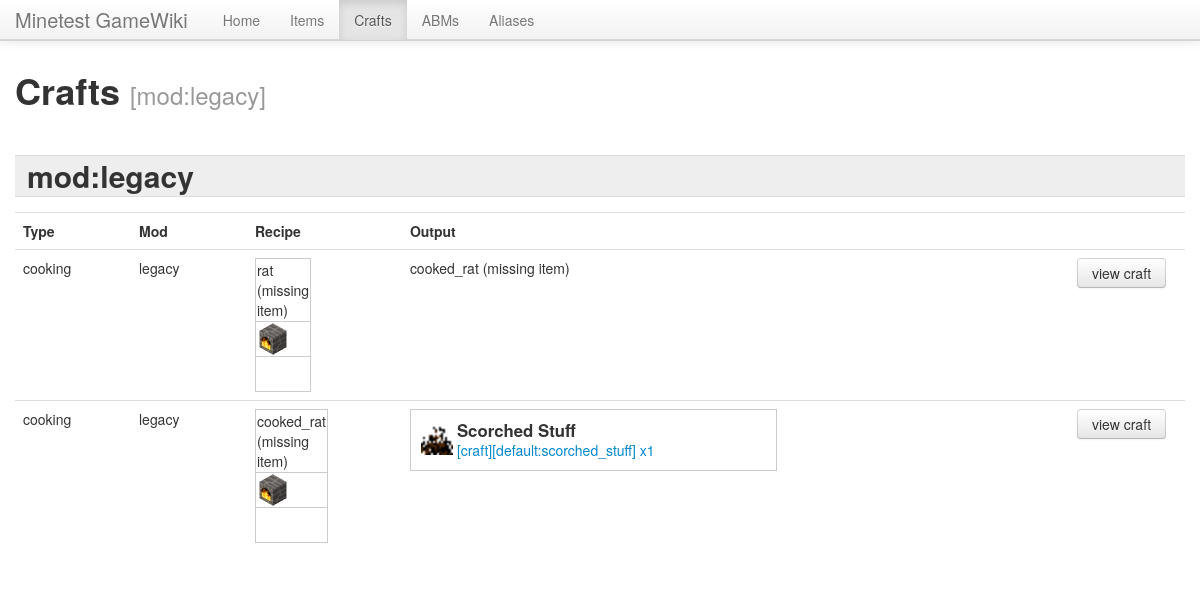
Page /crafts.php?mod=legacy on the committed database.
### tables this page shows
CREATE TABLE "craft" ("id" INTEGER PRIMARY KEY, "mod" TEXT, "data" TEXT, "type" TEXT, "output" TEXT, "quantity" INTEGER);

CREATE TABLE "item" ("id" INTEGER PRIMARY KEY, "mod" TEXT, "data" TEXT, "type" TEXT, "name" TEXT, "description" TEXT, "image" TEXT);

### crafts.php (the view, shortened to what this page needs)
<?php require('globals.php'); ?>
<!DOCTYPE html>
<html lang="en">
<head>
    <?php echo head_tags(); ?>
</head>
<body>
<?php echo menu(); ?>
<div class="container">
    <?php
    $filters = $filter_sql = $filter_join = '';
    if (isset($_GET['mod'])) {
        $filters .= '[mod:' . $_GET['mod'] . ']';
        $filter_sql .= 'AND mod="' . SQLite3::escapeString($_GET['mod']) . '" ';
    }
	?>
    <h1>Crafts
		<small><?php echo $filters; ?></small>
	</h1>
    <?php
    $mods = get_mods();
    foreach ($mods as $mod) {
        $output_mod = false;
        echo '<h2>mod:' . ($mod ? $mod : 'no-mod') . '</h2>';
        $q = $GLOBALS['db']->query('SELECT id, mod, type, data, output, quantity FROM "craft" ' . $filter_join . ' WHERE mod="' . $mod . '" ' . $filter_sql . ' ORDER BY output');
        echo '<table class="table">';
        echo '<tr>';
        echo '<th width="100">Type</th>';
        echo '<th width="100">Mod</th>';
        echo '<th>Recipe</th>';
        echo '<th>Output</th>';
        echo '<th width="100">&nbsp;</th>';
        echo '</tr>';
        while ($row = $q->fetchArray()) {
			$output_mod = true;
			$data = json_decode($row['data']);
            echo '<tr>';
            echo '<td>' . $row['type'] . '</td>';
            echo '<td>' . $row['mod'] . '</td>';
            echo '<td>' . (isset($data->options->recipe) ? craft_recipe($data->options->recipe, $row['type'], true) : $row['type']) . '</td>';
            echo '<td>' . ($row['output'] ? item($row['output'], $row['quantity']) : 'no output') . '</td>';
            echo '<td><a href="craft.php?id=' . $row['id'] . '" class="btn">view craft</a></td>';
            echo '</tr>';
        }
        echo '</table>';
        $contents = ob_get_clean();
        if ($output_mod) echo $contents;
    }
    ?>
</div>
<div id="footer"></div>
</body>
</html>

### globals.php (shortened to what this page needs)
<?php
function item_image($item, $options = array())
{
    $file = false;
    if (!$file && !empty($item['name'])) {
        $file = 'itemcubes/' . str_replace(':', '-', $item['name']) . '.png';
        if (!file_exists($file))
            $file = false;
    }
    if (!$file && !empty($item['image'])) {
		$file = 'textures/'.$item['image'];
    }
    if ($file) {
        $width = $height = '';
        if (empty($options['fullsize'])) {
            $width = 'width="' . (!empty($options['width']) ? $options['width'] : '32px') . '" ';
            $height = 'height="' . (!empty($options['height']) ? $options['height'] : '32px') . '" ';
        }
        $class = !empty($options['class']) ? 'class="' . $options['class'] . ' "' : '';
        return '<img src="' . $file . '" ' . $width . $height . $class . '/>';
    }
    return false;
}
function item($name, $quantity = null, $small = false)
{
    $output = '';
    $name = SQLite3::escapeString(item_name($name));
    $alias = $GLOBALS['db']->querySingle('SELECT itemname FROM alias WHERE name="' . $name . '"');
    if ($alias) {
        $name = $alias;
    }
    $q = $GLOBALS['db']->query('SELECT id, data, type, name, image, description FROM item WHERE name="' . $name . '"');
    if ($item = $q->fetchArray()) {
		$attr = 'class="item"';
		if ($small) {
			$attr = 'rel="tooltip" title="' . $item['description'] . ' [' . $item['type'] . '][' . $item['name'] . ']' . ($quantity ? ' x' . $quantity : '') .'"';
		}
        $output .= '<a href="item.php?name=' . $item['name'] . '" ' . $attr . '>';
        $output .= '<span class="image">' . item_image($item) . '</span>';
        if (!$small) {
            $output .= '<span class="description">' . $item['description'] . '&nbsp;</span>';
            $output .= '<span class="name">[' . $item['type'] . '][' . $item['name'] . ']' . ($quantity ? ' x' . $quantity : '') . '</span>';
        }
        $output .= '</a>';
    }
    elseif (substr($name, 0, 6) == 'group:') {
        $output .= '<a href="items.php?group=' . substr($name, 6) . '">' . $name . '</a>';
    }
    else {
        $output .= $name . ' (missing item)';
    }
    return $output;
}
function head_tags()
{
    ?>
<link href="bootstrap/css/bootstrap.css" rel="stylesheet">
<link href="bootstrap/css/bootstrap-responsive.css" rel="stylesheet">
<?php
    return ob_get_clean();
}
function menu()
{
    $page = basename($_SERVER['SCRIPT_NAME']);
    ?>
<div class="navbar navbar-fixed-top">
    <div class="navbar-inner">
        <div class="container">
            <a class="brand" href="<?php echo $GLOBALS['brand_url']; ?>"><?php echo $GLOBALS['name']; ?></a>
            <div class="nav-collapse">
                <ul class="nav">
                    <li <?php echo in_array($page, array('index.php')) ? 'class="active"' : '' ?>>
                        <a href="./">Home</a></li>
                    <li <?php echo in_array($page, array('items.php', 'item.php')) ? 'class="active"' : '' ?>>
                        <a href="items.php">Items</a></li>
                    <li <?php echo in_array($page, array('crafts.php', 'craft.php')) ? 'class="active"' : '' ?>>
                        <a href="crafts.php">Crafts</a></li>
                    <li <?php echo in_array($page, array('abms.php', 'abm.php')) ? 'class="active"' : '' ?>>
                        <a href="abms.php">ABMs</a></li>
                    <li <?php echo in_array($page, array('aliases.php')) ? 'class="active"' : '' ?>>
                        <a href="aliases.php">Aliases</a></li>
                </ul>
            </div>
        </div>
    </div>
</div>
<?php
    return ob_get_clean();
}
function item_name($name)
{
    $name = str_ireplace(array('tool ', 'node ', 'craft ', 'toolitem ', 'nodeitem ', 'craftitem ', '"'), '', $name);
    $name = explode(' ', $name);
    $name = $name[0];
    return $name;
}
function craft_recipe($recipe, $type, $small = false)
{
    $class = $small ? 'crafting-small' : 'crafting';
    $output = '<table class="' . $class . '">';
    if (in_array($type, array('fuel', 'cooking'))) {
        $output .= '<tr>';
        $output .= '<td>' . ($type == 'cooking' ? item($recipe, null, $small) : '') . '</td>';
        $output .= '</tr>';
        $output .= '<tr>';
        $output .= '<td>' . ($type == 'fuel' ? item('default:furnace', null, $small) : item('default:furnace_active', null, $small)) . '</td>';
        $output .= '</tr>';
        $output .= '<tr>';
        $output .= '<td>' . ($type == 'fuel' ? item($recipe, null, $small) : '') . '</td>';
        $output .= '</tr>';
    }
    $output .= '</table>';
    return $output;
}
function get_mods()
{
	$mods = array();
	$q = $GLOBALS['db']->query('SELECT mod FROM "item" WHERE mod!="unknown" AND mod!="__builtin" AND mod!="" GROUP BY mod ORDER BY mod');
	while ($row = $q->fetchArray()) {
		$mods[] = $row['mod'];
	}
	return $mods;
}
?>

### globals.php (style rules this page uses)
body { padding-top: 60px; }
h2 { border: 1px solid #ddd; border-width: 1px 0; margin: 1.5em 0 0.5em 0; padding: 0 0.4em; background: #eee; }
a.item { display: block; border: 1px solid #ccc; width: 345px; padding: 10px; background: #FFF; }
a.item .image { float: left; margin: 3px 4px 0 0; }
a.item .description { font-size: 120%; font-weight: bold; color: #333; display: block; }
table.crafting-small td { border: 1px solid #ccc; margin: 1px; padding: 1px; width: 32px; height: 32px; }
#footer { clear: both; height: 50px; }

### rows in the picture
craft: type "cooking", mod "legacy", value "rat (missing item) cooked_rat (missing item)", shows a picture
craft: type "cooking", mod "legacy", value "cooked_rat (missing item)", shows a picture, item.description "Scorched Stuff", item.type "craft", item.name "default:scorched_stuff", quantity "1"

### other values in the picture
$GLOBALS['name'] "Minetest GameWiki"
$filters "[mod:legacy]"
$mod "legacy"
